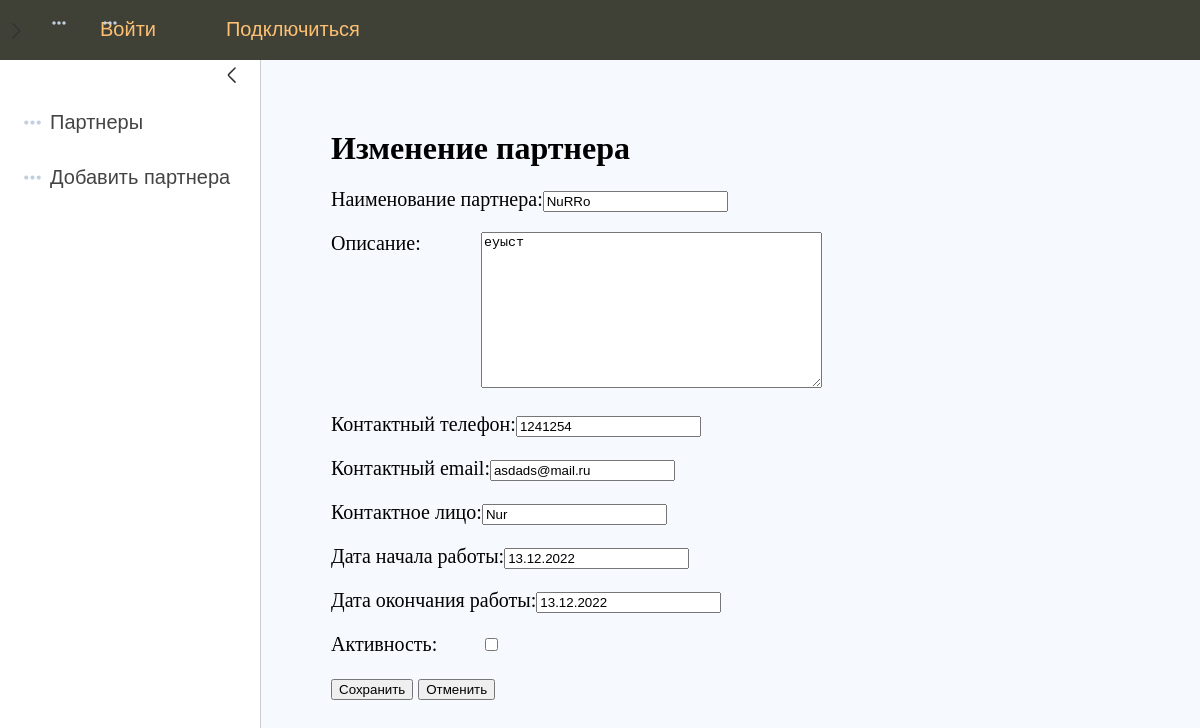
Page /partners/1/edit/ on the committed database.
### Jaimain/models.py (models this page shows)
class Partner(models.Model):
    name = models.CharField(max_length=255, unique=True, verbose_name='Наименование партнера')
    logo = models.ImageField(upload_to='logos/', verbose_name='Логотип')
    description = models.TextField(blank=True, verbose_name='Описание')
    partner_person = models.CharField(max_length=255, verbose_name='Контактное лицо')
    partner_tel = models.CharField(max_length=255, verbose_name='Контактный телефон')
    partner_email = models.EmailField(verbose_name='Контактный email')
    time_create = models.DateTimeField(auto_now_add=True, verbose_name='Время создания')
    time_start_working = models.DateField(verbose_name='Дата начала работы')
    time_expires = models.DateField(verbose_name='Дата окончания работы')
    is_working = models.BooleanField(default=False, verbose_name='Активность')
    class Meta:
        verbose_name = 'Партнер'
        verbose_name_plural = 'Партнеры'
        ordering = ['id']

### Jaimain/views.py (the view)
# urls.py: path('partners/<int:pk>/edit/', EditPartner.as_view(), name='editpartner'),
class EditPartner(DataMixin, UpdateView):
    model = Partner
    fields = ['name', 'description', 'partner_tel', 'partner_email',
              'partner_person', 'time_start_working', 'time_expires', 'is_working']
    template_name = 'Jaimain/editpartner.html'
    success_url = '/partners/'
    def get_context_data(self, *, object_list=None, **kwargs):
        context = super().get_context_data(**kwargs)
        c_def = self.get_user_context(title='Изменение партнера')
        return dict(list(context.items()) + list(c_def.items()))

### Jaimain/utils.py (called while the page is built)
    def get_user_context(self, **kwargs):
        context = kwargs
        user_menu = menu.copy()
        context['menu'] = user_menu
        return context

### Jaimain/templates/Jaimain/editpartner.html (shortened to what this page needs)
{% extends 'Jaimain/base.html' %}
{% block content %}
<h1>{{title}}</h1>
<form method="post">
{% for f in form %}
<p><label class="form-label" for="{{ f.id_for_label }}">{{f.label}}: </label>{{ f }}</p>
{% endfor %}
    <button type="submit">Сохранить</button>
    <button onclick="history.go(-1)">Отменить</button>
</form>
{% endblock %}

### Jaimain/static/Jaimain/css/styles.css (style rules this page uses)
html, body { font-family: 'Arial'; margin: 0; padding: 0; height: 100%; width: 100%; color: #444; }
.content-text h1 { font-size: 32px; }
.form-label { display: inline-block; min-width: 150px; vertical-align: top; }

### rows in the picture
Partner: form "NuRRo" "еуыст" "1241254" "asdads@mail.ru" "Nur" "13.12.2022" "13.12.2022"

### other values in the picture
{{ m.title }} "Партнеры" "Добавить партнера"
{{ title }} "Изменение партнера"
{{ f.label }} "Наименование партнера" "Описание" "Контактный телефон" "Контактный email" "Контактное лицо" "Дата начала работы" "Дата окончания работы" "Активность"
